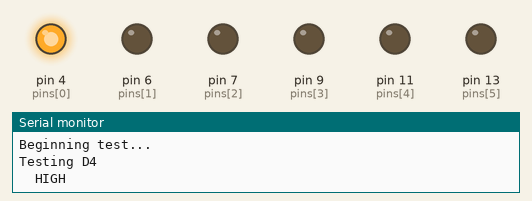
Simulated run of this sketch. Board: Arduino Uno, built with avr-gcc and run on an emulated ATmega328P. Shown: output pins drawn as LEDs (lit = HIGH), the last lines printed to the serial monitor.

Above: at 0.5 s.
At 2.5 s:
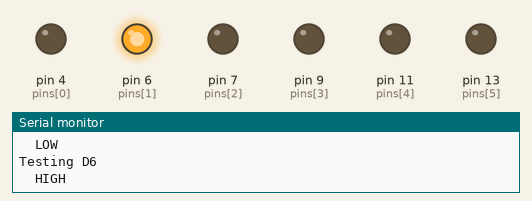
At 4.5 s:
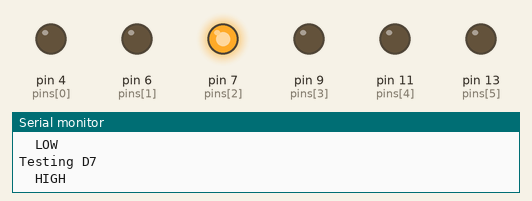
At 6.5 s:
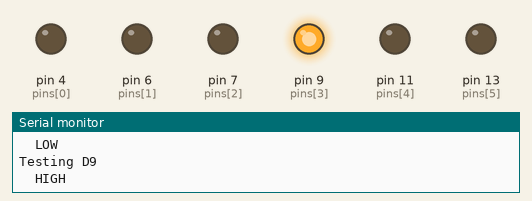
At 8.5 s:
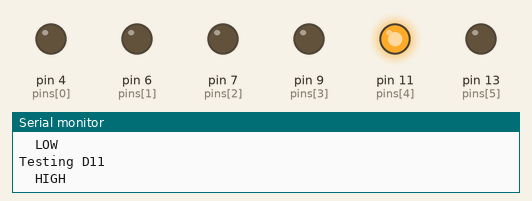
At 12.5 s:
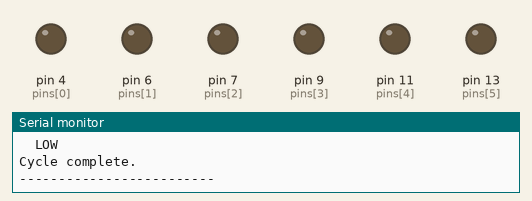
Timing chart, 0 to 18.2 s (numbered marks = the images above):
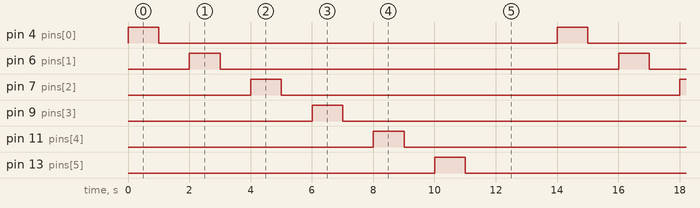

The sketch:

output_pin.ino
```cpp
/*
=========================================================
12_OUTPUT_PIN_TEST

Hardware
---------
Arduino Uno

Pins Tested
-----------
D4  - Buzzer
D6  - Left VL53L0X XSHUT
D7  - Right VL53L0X XSHUT
D9  - Servo Signal
D11 - Motor PWM
D13 - Motor Direction

Purpose
-------
- Verify every output pin works
- Toggle each pin HIGH then LOW
- Print current pin being tested

Baud Rate
---------
115200
=========================================================
*/

const int pins[] = {4, 6, 7, 9, 11, 13};
const int numPins = sizeof(pins) / sizeof(pins[0]);

void setup() {

  Serial.begin(115200);

  Serial.println();
  Serial.println("==================================");
  Serial.println("OUTPUT PIN TEST");
  Serial.println("==================================");

  for (int i = 0; i < numPins; i++) {
    pinMode(pins[i], OUTPUT);
    digitalWrite(pins[i], LOW);
  }

  Serial.println("Beginning test...");
}

void loop() {

  for (int i = 0; i < numPins; i++) {

    int pin = pins[i];

    Serial.print("Testing D");
    Serial.println(pin);

    // HIGH
    digitalWrite(pin, HIGH);
    Serial.println("  HIGH");
    delay(1000);

    // LOW
    digitalWrite(pin, LOW);
    Serial.println("  LOW");
    delay(1000);

    Serial.println();
  }

  Serial.println("Cycle complete.");
  Serial.println("-------------------------");
  delay(2000);
}
```

Measured:
- by itself, pin 4 (pins[0]), pin 6 (pins[1]), pin 7 (pins[2]), pin 9 (pins[3]), pin 11 (pins[4]), pin 13 (pins[5]): alternates HIGH for 1.0 s and LOW for 13.0 s
- by itself, everything shown: repeats every 14.0 s, in 12 steps
